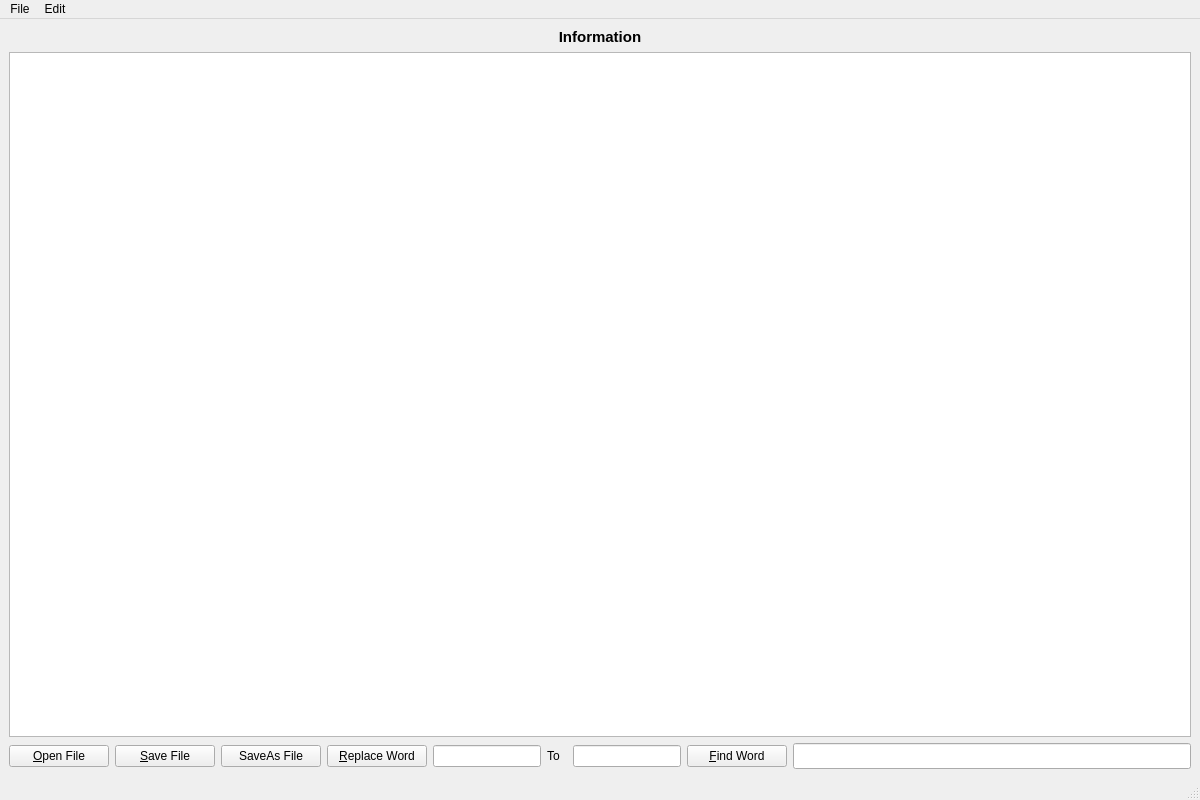
<?xml version="1.0" encoding="UTF-8"?>
<ui version="4.0">
 <class>MainWindow</class>
 <widget class="QMainWindow" name="MainWindow">
  <property name="geometry">
   <rect>
    <x>0</x>
    <y>0</y>
    <width>1200</width>
    <height>800</height>
   </rect>
  </property>
  <property name="minimumSize">
   <size>
    <width>1200</width>
    <height>800</height>
   </size>
  </property>
  <property name="maximumSize">
   <size>
    <width>1200</width>
    <height>900</height>
   </size>
  </property>
  <property name="windowTitle">
   <string>Text Editor</string>
  </property>
  <widget class="QWidget" name="centralwidget">
   <layout class="QVBoxLayout" name="verticalLayout">
    <item>
     <layout class="QHBoxLayout" name="horizontalLayout_4">
      <item>
       <widget class="QLabel" name="lb_info">
        <property name="font">
         <font>
          <pointsize>11</pointsize>
          <bold>true</bold>
         </font>
        </property>
        <property name="text">
         <string>Information</string>
        </property>
        <property name="alignment">
         <set>Qt::AlignCenter</set>
        </property>
       </widget>
      </item>
     </layout>
    </item>
    <item>
     <widget class="QTextEdit" name="te_setText">
      <property name="font">
       <font>
        <pointsize>12</pointsize>
       </font>
      </property>
     </widget>
    </item>
    <item>
     <layout class="QHBoxLayout" name="horizontalLayout_3">
      <item>
       <layout class="QHBoxLayout" name="horizontalLayout">
        <item>
         <widget class="QPushButton" name="pb_openFile">
          <property name="minimumSize">
           <size>
            <width>100</width>
            <height>0</height>
           </size>
          </property>
          <property name="text">
           <string>&amp;Open File</string>
          </property>
         </widget>
        </item>
        <item>
         <widget class="QPushButton" name="pb_saveFile">
          <property name="minimumSize">
           <size>
            <width>100</width>
            <height>0</height>
           </size>
          </property>
          <property name="text">
           <string>&amp;Save File</string>
          </property>
         </widget>
        </item>
        <item>
         <widget class="QPushButton" name="pb_saveAsFile">
          <property name="minimumSize">
           <size>
            <width>100</width>
            <height>0</height>
           </size>
          </property>
          <property name="text">
           <string>SaveAs File</string>
          </property>
         </widget>
        </item>
        <item>
         <layout class="QHBoxLayout" name="horizontalLayout_2">
          <item>
           <widget class="QPushButton" name="pb_replace">
            <property name="minimumSize">
             <size>
              <width>100</width>
              <height>0</height>
             </size>
            </property>
            <property name="text">
             <string>&amp;Replace Word</string>
            </property>
           </widget>
          </item>
          <item>
           <widget class="QLineEdit" name="le_replaceWord"/>
          </item>
          <item>
           <widget class="QLabel" name="lb_to">
            <property name="text">
             <string>To  </string>
            </property>
           </widget>
          </item>
          <item>
           <widget class="QLineEdit" name="le_toWord"/>
          </item>
         </layout>
        </item>
       </layout>
      </item>
      <item>
       <widget class="QPushButton" name="pb_findWord">
        <property name="sizePolicy">
         <sizepolicy hsizetype="Maximum" vsizetype="Maximum">
          <horstretch>0</horstretch>
          <verstretch>0</verstretch>
         </sizepolicy>
        </property>
        <property name="minimumSize">
         <size>
          <width>100</width>
          <height>0</height>
         </size>
        </property>
        <property name="text">
         <string>&amp;Find Word</string>
        </property>
       </widget>
      </item>
      <item>
       <widget class="QLineEdit" name="le_findWord">
        <property name="font">
         <font>
          <pointsize>11</pointsize>
          <bold>false</bold>
         </font>
        </property>
       </widget>
      </item>
     </layout>
    </item>
   </layout>
  </widget>
  <widget class="QMenuBar" name="menubar">
   <property name="geometry">
    <rect>
     <x>0</x>
     <y>0</y>
     <width>1200</width>
     <height>21</height>
    </rect>
   </property>
   <widget class="QMenu" name="menuFile">
    <property name="title">
     <string>File</string>
    </property>
    <addaction name="actionOpen_File"/>
    <addaction name="actionSave"/>
    <addaction name="actionSaveAs_File"/>
    <addaction name="actionExit"/>
   </widget>
   <widget class="QMenu" name="menuEdit">
    <property name="title">
     <string>Edit</string>
    </property>
    <addaction name="actionClear_All"/>
    <addaction name="actionFind_Word"/>
   </widget>
   <addaction name="menuFile"/>
   <addaction name="menuEdit"/>
  </widget>
  <widget class="QStatusBar" name="statusbar"/>
  <action name="actionOpen_File">
   <property name="text">
    <string>Open File</string>
   </property>
   <property name="toolTip">
    <string>Открыть файл</string>
   </property>
   <property name="shortcut">
    <string>Ctrl+O</string>
   </property>
  </action>
  <action name="actionSave">
   <property name="text">
    <string>Save File</string>
   </property>
   <property name="toolTip">
    <string>Сохранить файла</string>
   </property>
   <property name="shortcut">
    <string>Ctrl+S</string>
   </property>
  </action>
  <action name="actionSaveAs_File">
   <property name="text">
    <string>SaveAs File</string>
   </property>
   <property name="toolTip">
    <string>Сохранить файл как</string>
   </property>
  </action>
  <action name="actionExit">
   <property name="text">
    <string>Exit</string>
   </property>
   <property name="toolTip">
    <string>Выход из программы</string>
   </property>
   <property name="shortcut">
    <string>Ctrl+Q</string>
   </property>
  </action>
  <action name="actionClear_All">
   <property name="text">
    <string>Clear All</string>
   </property>
   <property name="toolTip">
    <string>Очистить поле</string>
   </property>
   <property name="shortcut">
    <string>Ctrl+D</string>
   </property>
  </action>
  <action name="actionFind_Word">
   <property name="text">
    <string>Find Word</string>
   </property>
   <property name="toolTip">
    <string>Поиск слова в тексте</string>
   </property>
   <property name="shortcut">
    <string>Ctrl+F</string>
   </property>
  </action>
 </widget>
 <resources/>
 <connections/>
</ui>
